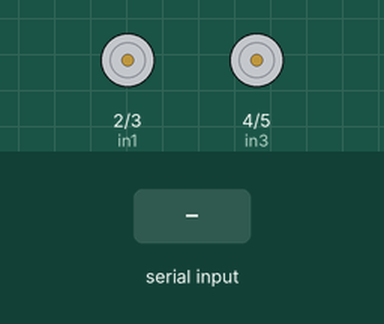
Bench run of a sketch on a simulated Arduino Uno, built with avr-gcc and run on an emulated ATmega328P. Shown: motor-driver pin pairs drawn as motors (green arrow = first pin HIGH = forward, orange = second pin HIGH = backward, longer = more drive, scaled by the enable pin). The test bench sets the inputs (shaded band).

Above: at 1.2 s.
1.3 s: "F" received over the second serial link
At 2.5 s:
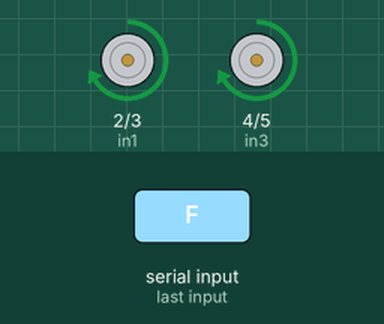
2.8 s: "B" received over the second serial link
At 3.8 s:
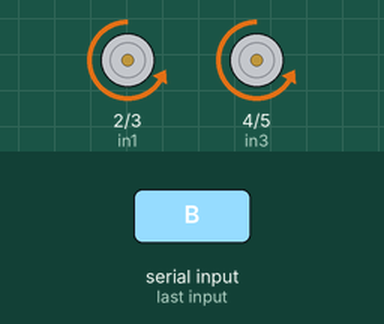
4.3 s: "L" received over the second serial link
At 4.9 s:
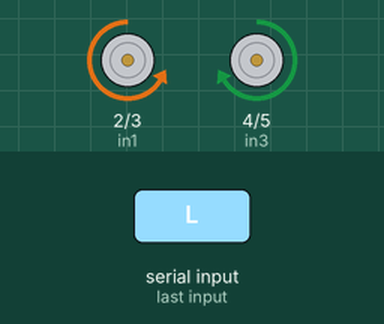
5.8 s: "R" received over the second serial link
At 6.1 s:
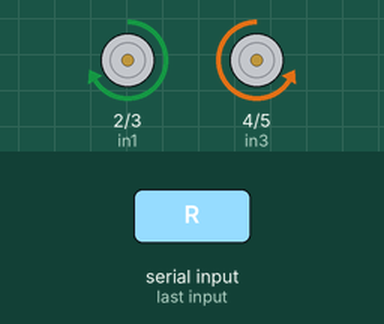
7.3 s: "D" received over the second serial link
At 8.4 s:
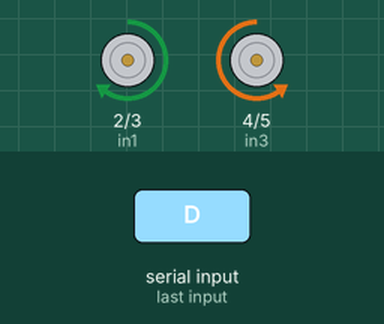
8.8 s: "U" received over the second serial link
At 9.5 s:
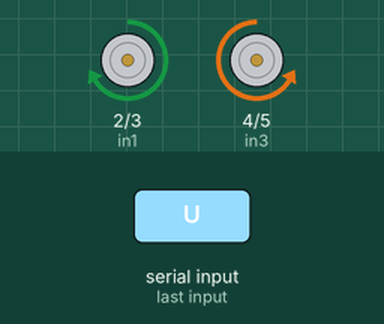
Timing chart, 0 to 11.3 s (numbered marks = the images above; inputs shaded):
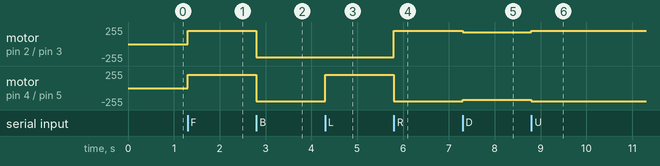

Measured:
- after the input at 1.3 s, motor on pin 2 (in1) / pin 3 (in2), motor on pin 4 (in3) / pin 5 (in4): stopped → forward 200/255 at once
- after the input at 2.8 s, motor on pin 2 (in1) / pin 3 (in2), motor on pin 4 (in3) / pin 5 (in4): forward 200/255 → backward 200/255 at once
- after the input at 4.3 s, motor on pin 4 (in3) / pin 5 (in4): backward 200/255 → forward 200/255 at once
- after the input at 5.8 s, motor on pin 2 (in1) / pin 3 (in2): backward 200/255 → forward 200/255 at once; motor on pin 4 (in3) / pin 5 (in4): forward 200/255 → backward 200/255 at once
- after the input at 7.3 s, motor on pin 2 (in1) / pin 3 (in2): forward 200/255 → forward 175/255 at once; motor on pin 4 (in3) / pin 5 (in4): backward 200/255 → backward 175/255 at once
- after the input at 8.8 s, motor on pin 2 (in1) / pin 3 (in2): forward 175/255 → forward 200/255 at once; motor on pin 4 (in3) / pin 5 (in4): backward 175/255 → backward 200/255 at once

The sketch:

rc_car_firmware.ino
```cpp
/*
  rc_car_firmware.ino
  4륜구동 RC카 — HM-10(BLE) 시리얼 명령 수신 → L298N으로 좌/우 모터 쌍 제어

  프로토콜 (터미널 탭 / 게임패드 탭 공통, 한 글자씩 즉시 처리):
    F   전진
    B   후진
    L   좌회전 (제자리 피벗)
    R   우회전 (제자리 피벗)
    S   정지
    U   속도 단계 증가 (+25, 최대 255)
    D   속도 단계 감소 (-25, 최소 100 — 모터가 멈추지 않는 선)
  ※ 다른 문자(예: 웹앱이 붙이는 개행 '\n')는 무시되므로 별도 종료 문자 없이도 안전합니다.

  배선:
    HM-10 TX  → Arduino 10번 (SoftwareSerial RX)
    HM-10 RX  ← Arduino 11번 (SoftwareSerial TX)
      ⚠️ HM-10 RX는 3.3V 로직입니다. Arduino TX(5V)를 직결하면 모듈이 손상되거나
         통신이 불안정할 수 있으므로 저항 분배(예: 1kΩ+2kΩ) 또는 레벨시프터를 꼭 사용하세요.

    L298N (좌측 모터 2개 병렬 = OUT1/OUT2, 우측 모터 2개 병렬 = OUT3/OUT4)
      in1 → 2   in2 → 3   (좌측 방향)
      in3 → 4   in4 → 5   (우측 방향)
      ena → 9   (좌측 PWM 속도)
      enb → 6   (우측 PWM 속도)
*/

#include <SoftwareSerial.h>

// 블루투스 핀
SoftwareSerial BTSerial(10, 11);

// L298N 핀 정의
const int in1 = 2;
const int in2 = 3;
const int in3 = 4;
const int in4 = 5;
const int ena = 9; // 속도 제어 핀 (PWM)
const int enb = 6; // 속도 제어 핀 (PWM)

// 초기 속도 설정 (0 ~ 255)
int motorSpeed = 200;
const int speedStep = 25; // U/D 입력 시 변경될 속도 크기

// 현재 수행 중인 동작 기억 변수 (속도 변경 시 현재 동작 유지용)
char currentCommand = 'S';

void setup() {
  pinMode(in1, OUTPUT);
  pinMode(in2, OUTPUT);
  pinMode(in3, OUTPUT);
  pinMode(in4, OUTPUT);
  pinMode(ena, OUTPUT);
  pinMode(enb, OUTPUT);

  BTSerial.begin(9600);
  stopCar();
}

void loop() {
  if (BTSerial.available()) {
    char command = BTSerial.read();

    switch (command) {
      case 'F':
      case 'B':
      case 'L':
      case 'R':
      case 'S':
        currentCommand = command; // 동작 명령 기억
        executeCommand(currentCommand);
        break;

      case 'U': // 속도 증가
        motorSpeed += speedStep;
        if (motorSpeed > 255) {
          motorSpeed = 255; // 최대 속도 제한
        }
        // 현재 움직이는 중이었다면 바뀐 속도 즉시 적용
        if (currentCommand != 'S') {
          setSpeed(motorSpeed);
        }
        break;

      case 'D': // 속도 감소
        motorSpeed -= speedStep;
        if (motorSpeed < 100) {
          motorSpeed = 100; // 최소 속도 제한 (모터가 멈추지 않을 정도)
        }
        // 현재 움직이는 중이었다면 바뀐 속도 즉시 적용
        if (currentCommand != 'S') {
          setSpeed(motorSpeed);
        }
        break;
    }
  }
}

// 명령어 실행 함수
void executeCommand(char cmd) {
  switch (cmd) {
    case 'F': moveForward(); break;
    case 'B': moveBackward(); break;
    case 'L': turnLeft(); break;
    case 'R': turnRight(); break;
    case 'S': stopCar(); break;
  }
}

// 모터 속도 적용 함수
void setSpeed(int speed) {
  analogWrite(ena, speed);
  analogWrite(enb, speed);
}

void moveForward() {
  setSpeed(motorSpeed);
  digitalWrite(in1, HIGH); digitalWrite(in2, LOW);
  digitalWrite(in3, HIGH); digitalWrite(in4, LOW);
}

void moveBackward() {
  setSpeed(motorSpeed);
  digitalWrite(in1, LOW); digitalWrite(in2, HIGH);
  digitalWrite(in3, LOW); digitalWrite(in4, HIGH);
}

void turnLeft() {
  setSpeed(motorSpeed);
  digitalWrite(in1, LOW); digitalWrite(in2, HIGH);
  digitalWrite(in3, HIGH); digitalWrite(in4, LOW);
}

void turnRight() {
  setSpeed(motorSpeed);
  digitalWrite(in1, HIGH); digitalWrite(in2, LOW);
  digitalWrite(in3, LOW); digitalWrite(in4, HIGH);
}

void stopCar() {
  setSpeed(0);
  digitalWrite(in1, LOW); digitalWrite(in2, LOW);
  digitalWrite(in3, LOW); digitalWrite(in4, LOW);
}
```
